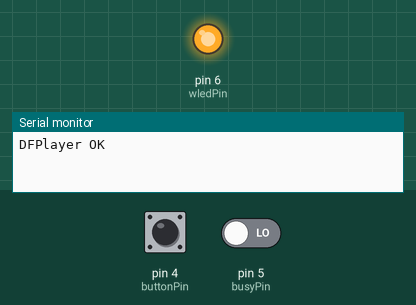
Simulated run of this sketch. Board: Arduino Uno, built with avr-gcc and run on an emulated ATmega328P. Shown: output pins drawn as LEDs (lit = HIGH), the last lines printed to the serial monitor. Dashed ring = blinking. The test bench sets the inputs (shaded band); at power-on: pin 4 (buttonPin) HIGH, pin 5 (busyPin) LOW. The audio player accepts every command and is not drawn.

Above: at 1.7 s.
1.8 s: pin 4 (buttonPin) pulled LOW for 0.15 s
At 1.93 s:
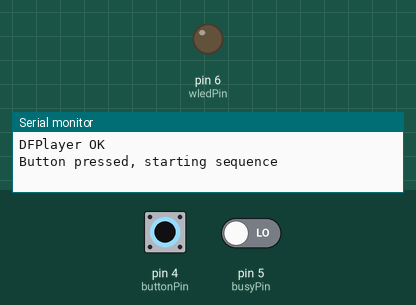
3.5 s: pin 5 (busyPin) driven HIGH
5.0 s: pin 4 (buttonPin) pulled LOW for 3.2 s
At 5.13 s:
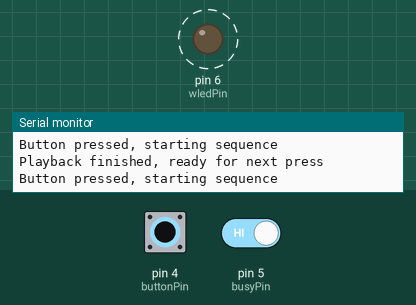
Timing chart, 0 to 9.9 s (numbered marks = the images above; inputs shaded):
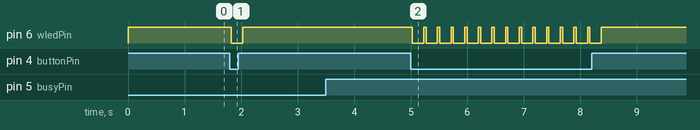

The sketch:

volcano_sccmod.ino
```cpp
#include "SoftwareSerial.h"
#include "DFRobotDFPlayerMini.h"

// DFPlayer pins
static const uint8_t PIN_MP3_TX = 2;  // Connects to module's RX
static const uint8_t PIN_MP3_RX = 3;  // Connects to module's TX
SoftwareSerial softwareSerial(PIN_MP3_RX, PIN_MP3_TX);
DFRobotDFPlayerMini player;

// Button and control pins
const int buttonPin = 4;   // Physical button input
const int busyPin = 5;     // DFPlayer BUSY pin (LOW while playing)
const int wledPin = 6;     // Output to GLEDOPTO IO13

bool isPlaying = false;

void setup() {
  Serial.begin(9600);
  softwareSerial.begin(9600);

  pinMode(buttonPin, INPUT_PULLUP);
  pinMode(busyPin, INPUT);
  pinMode(wledPin, OUTPUT);
  digitalWrite(wledPin, HIGH); // idle high, not triggering GLEDOPTO

  if (player.begin(softwareSerial)) {
    Serial.println("DFPlayer OK");
    player.volume(30);
  } else {
    Serial.println("DFPlayer failed!");
  }
}

void loop() {
  // If playing, check if audio has finished
  if (isPlaying && digitalRead(busyPin) == HIGH) {
    isPlaying = false;
    Serial.println("Playback finished, ready for next press");
  }

  // Button is LOW when pressed (INPUT_PULLUP)
  if (digitalRead(buttonPin) == LOW && !isPlaying) {
    isPlaying = true;
    Serial.println("Button pressed, starting sequence");

    // Trigger audio
    player.playFolder(1, 5);

    // Trigger WLED — pull LOW briefly to simulate button press
    digitalWrite(wledPin, LOW);
    delay(200);
    digitalWrite(wledPin, HIGH);
  }
}
```

Measured:
- after the input at 1.8 s, pin 6 (wledPin): HIGH → LOW at once, → HIGH 0.20 s later
- after the input at 5.0 s, pin 6 (wledPin): alternates HIGH for 0.04 s and LOW for 0.20 s, 28 changes in all, then stays HIGH, starting at once
